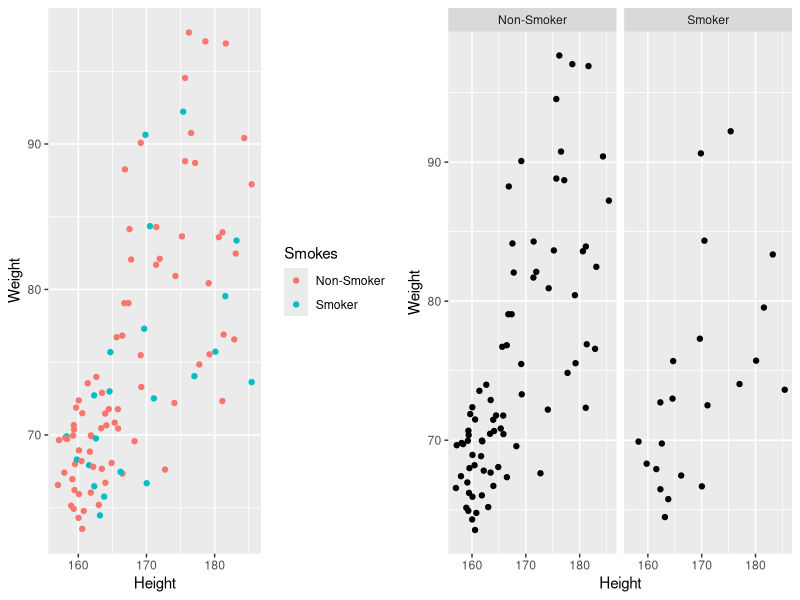
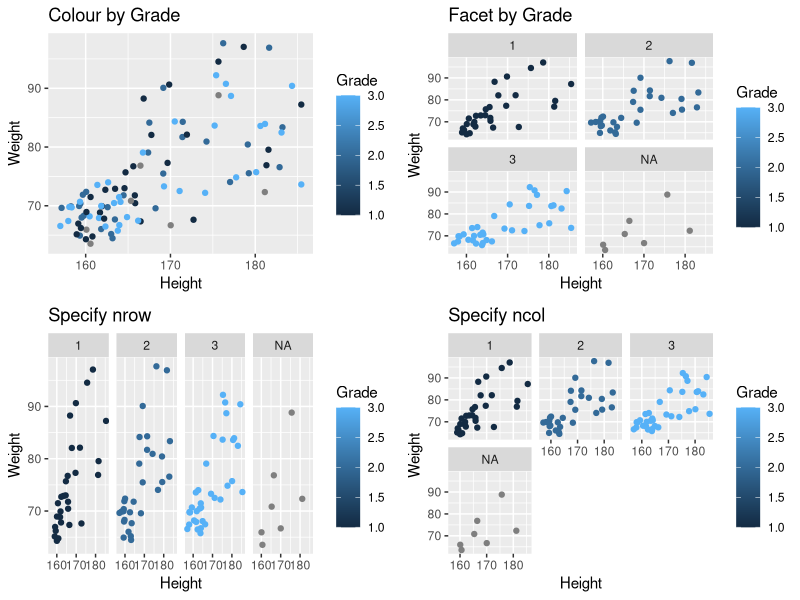
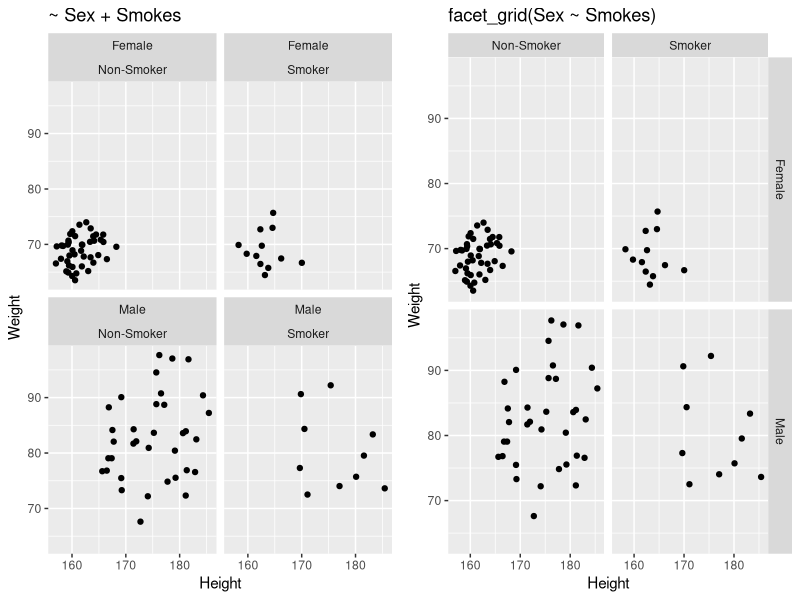
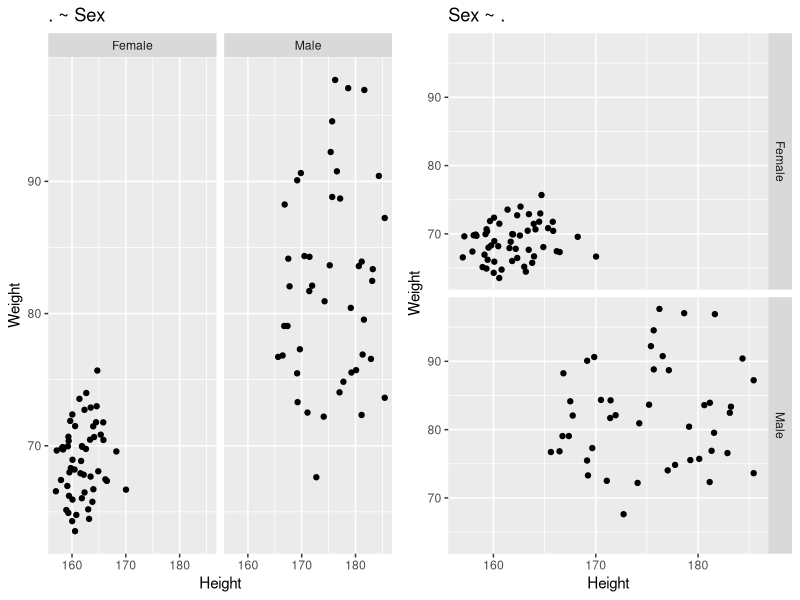
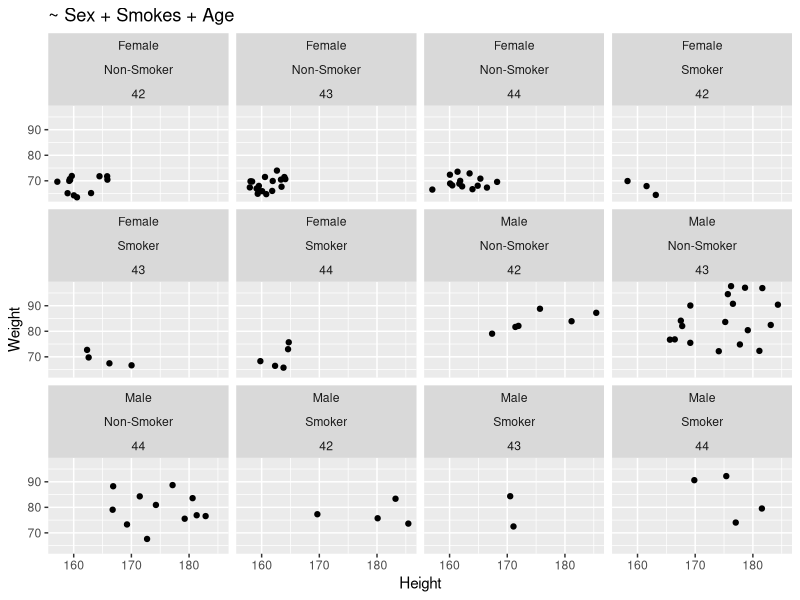
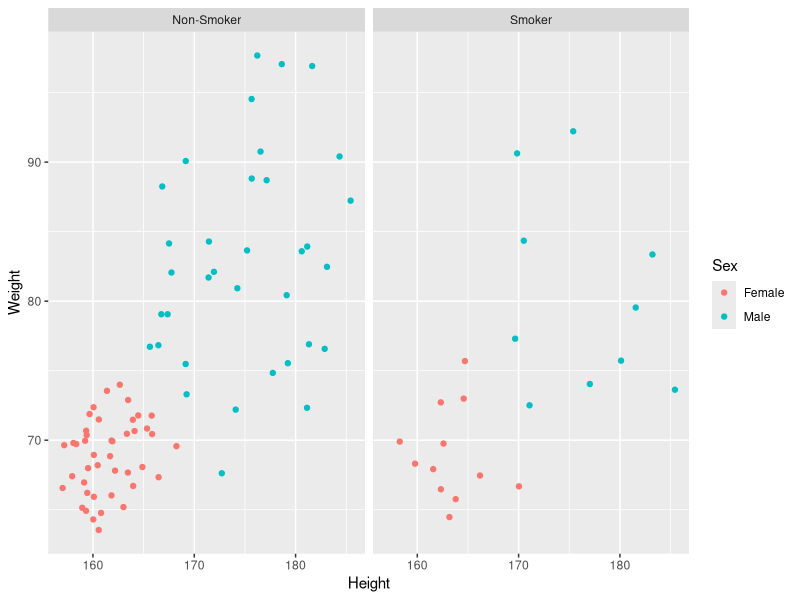

These charts were generated, in order, by the following R code:
## ---- chunk 1
library(tidyverse)
library(gridExtra)
## ---- chunk 2
 patients <- read_tsv("data/patient-data-cleaned.txt")
## ---- chunk 3
plot1 <- ggplot(data = patients, mapping = aes(x = Height, y = Weight, colour = Smokes)) +
  geom_point()
plot2 <- ggplot(data = patients, mapping = aes(x = Height, y = Weight)) +
  geom_point() +
  facet_wrap(~ Smokes)
grid.arrange(plot1, plot2, nrow=1)
## ---- chunk 4
plot1 <- ggplot(data = patients, mapping = aes(x = Height, y = Weight, colour = Grade)) +
  geom_point() + 
    ggtitle("Colour by Grade")
plot2 <- ggplot(data = patients, mapping = aes(x = Height, y = Weight, colour = Grade)) +
  geom_point() +
  facet_wrap(~ Grade) + 
    ggtitle("Facet by Grade")
plot3 <- ggplot(data = patients, mapping = aes(x = Height, y = Weight, colour = Grade)) +
  geom_point() +
  facet_wrap(~ Grade, nrow = 1) + 
    ggtitle("Specify nrow")
plot4 <- ggplot(data = patients, mapping = aes(x = Height, y = Weight, colour = Grade)) +
  geom_point() +
  facet_wrap(~ Grade, ncol = 3) + 
    ggtitle("Specify ncol")
grid.arrange(plot1, plot2, plot3, plot4, nrow=2)
## ---- chunk 5
plot1 <- ggplot(data = patients, mapping = aes(x = Height, y = Weight)) +
  geom_point() +
  facet_wrap(~ Sex + Smokes) + 
    ggtitle("~ Sex + Smokes")
plot2 <- ggplot(data = patients, mapping = aes(x = Height, y = Weight)) +
  geom_point() +
  facet_grid(Sex ~ Smokes) + 
    ggtitle("facet_grid(Sex ~ Smokes)")
grid.arrange(plot1, plot2, nrow=1)
## ---- chunk 6
plot1 <- ggplot(data = patients, mapping = aes(x = Height, y = Weight)) +
  geom_point() +
  facet_grid(. ~ Sex) + 
    ggtitle(". ~ Sex")
plot2 <- ggplot(data = patients, mapping = aes(x = Height, y = Weight)) +
  geom_point() +
  facet_grid(Sex ~ .) + 
    ggtitle("Sex ~ .")
grid.arrange(plot1, plot2, nrow=1)
## ---- chunk 7
ggplot(data = patients, mapping = aes(x = Height, y = Weight)) +
  geom_point() +
  facet_wrap(~ Sex + Smokes + Age) +
    ggtitle("~ Sex + Smokes + Age")
## ---- chunk 8
ggplot(data = patients, mapping = aes(x = Height, y = Weight, colour = Sex)) +
  geom_point() +
  facet_wrap(~ Smokes)
